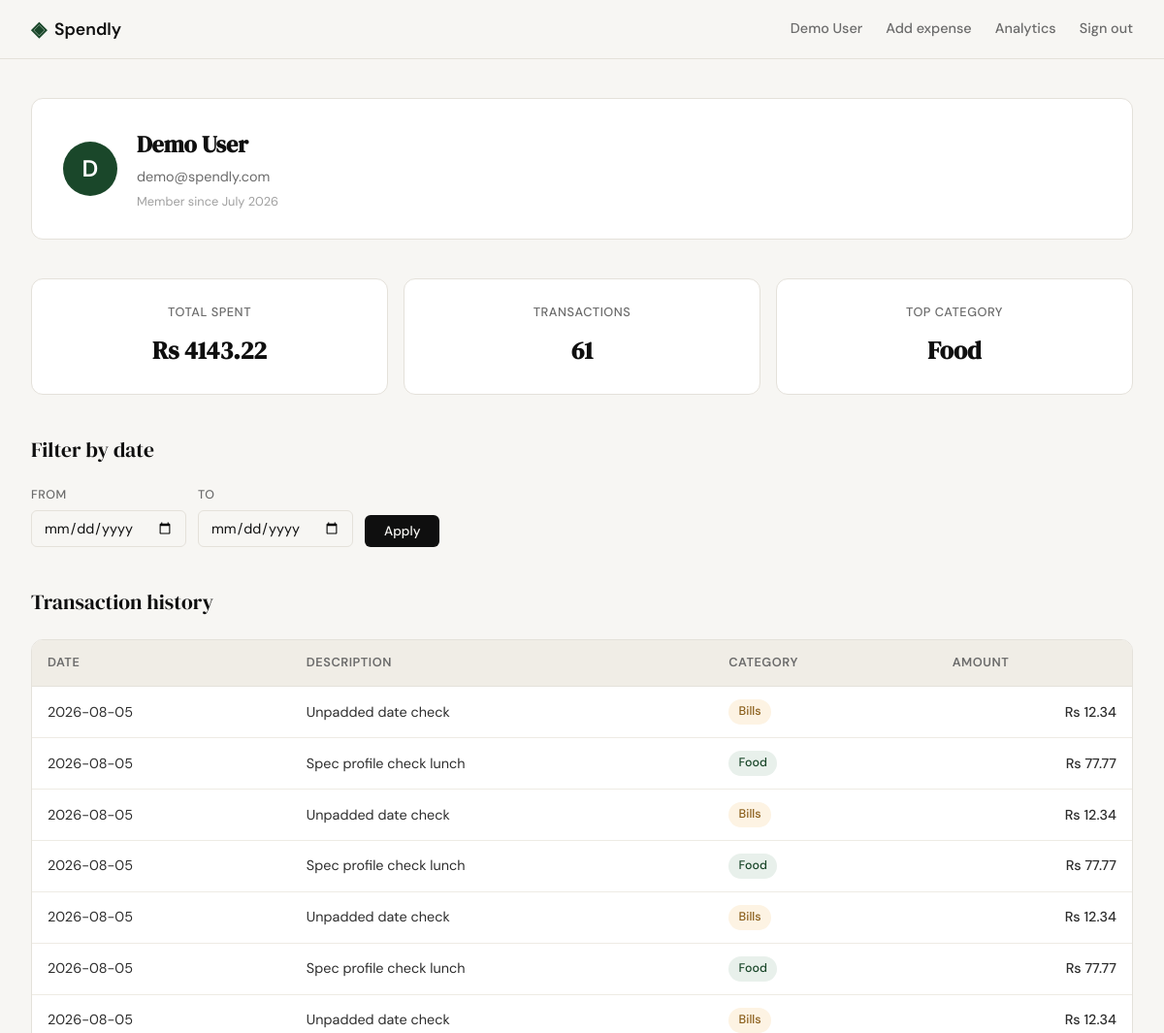
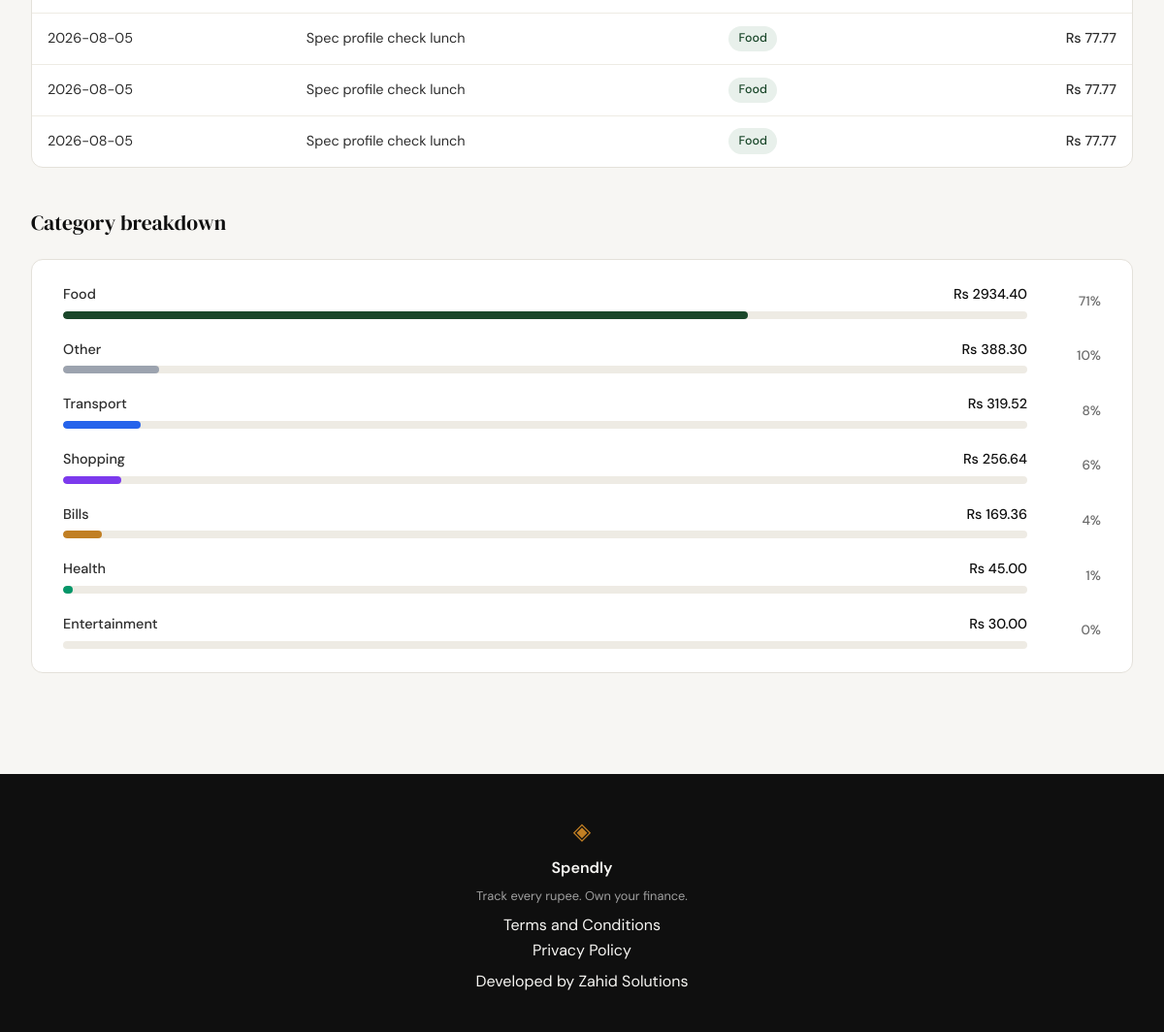
Screenshot of /profile (signed in) with the database file from the repository (2 pictures, top to bottom).
### tables this page shows
CREATE TABLE users (
                id INTEGER PRIMARY KEY AUTOINCREMENT,
                name TEXT NOT NULL,
                email TEXT UNIQUE NOT NULL,
                password_hash TEXT NOT NULL,
                created_at TEXT DEFAULT (datetime('now'))
            );

CREATE TABLE expenses (
                id INTEGER PRIMARY KEY AUTOINCREMENT,
                user_id INTEGER NOT NULL REFERENCES users(id),
                amount REAL NOT NULL,
                category TEXT NOT NULL,
                date TEXT NOT NULL,
                description TEXT,
                created_at TEXT DEFAULT (datetime('now'))
            );

### app.py (the view)
@app.route("/profile")
def profile():
    if not session.get("user_id"):
        return redirect(url_for("login"))
    user_id = session["user_id"]
    user = get_user_by_id(user_id)
    if user is None:
        session.clear()
        flash("User not found. Please sign in again.")
        return redirect(url_for("login"))
    user["initials"] = user["name"][0] if user["name"] else "?"
    raw_start = request.args.get("start_date")
    raw_end = request.args.get("end_date")
    start_date = _validate_date(raw_start)
    end_date = _validate_date(raw_end)
    stats = get_summary_stats(user_id, start_date, end_date)
    transactions = get_recent_transactions(user_id, start_date=start_date, end_date=end_date)
    raw_categories = get_category_breakdown(user_id, start_date, end_date)
    categories = [
        {"name": c["name"], "total": c["amount"], "percentage": c["pct"]}
        for c in raw_categories
    ]
    return render_template(
        "profile.html",
        user=user,
        stats=stats,
        transactions=transactions,
        categories=categories,
        filter_start=raw_start if start_date else "",
        filter_end=raw_end if end_date else "",
    )

### app.py (called while the page is built)
def _validate_date(date_str):
    if not date_str:
        return None
    try:
        return datetime.strptime(date_str, "%Y-%m-%d").strftime("%Y-%m-%d")
    except (ValueError, TypeError):
        return None

### database/db.py (called while the page is built)
def get_db():
    conn = sqlite3.connect(DB_PATH)
    conn.row_factory = sqlite3.Row
    conn.execute("PRAGMA foreign_keys = ON")
    return conn

### database/queries.py (called while the page is built)
def _apply_date_filter(sql, params, start_date, end_date):
    if start_date and end_date:
        sql += " AND date BETWEEN ? AND ?"
        params.extend([start_date, end_date])
    elif start_date:
        sql += " AND date >= ?"
        params.append(start_date)
    elif end_date:
        sql += " AND date <= ?"
        params.append(end_date)
    return sql, params

def get_recent_transactions(user_id, limit=10, start_date=None, end_date=None):
    db = get_db()
    try:
        sql = """
            SELECT date, description, category, amount
            FROM expenses
            WHERE user_id = ?
        """
        params = [user_id]
        sql, params = _apply_date_filter(sql, params, start_date, end_date)
        sql += " ORDER BY date DESC, id DESC LIMIT ?"
        params.append(limit)
        rows = db.execute(sql, params).fetchall()
        return [
            {
                "date": row["date"],
                "description": row["description"],
                "category": row["category"],
                "amount": row["amount"],
            }
            for row in rows
        ]
    finally:
        db.close()

### templates/profile.html (shortened to what this page needs)
{% extends "base.html" %}
{% block head %}
    <link rel="stylesheet" href="{{ url_for('static', filename='css/profile.css') }}">
{% endblock %}
{% block content %}
<div class="profile-container">
    <section class="profile-section profile-user-card">
        <div class="avatar-initials">{{ user.initials }}</div>
        <div class="user-details">
            <h1 class="user-name">{{ user.name }}</h1>
            <p class="user-email">{{ user.email }}</p>
            <p class="user-member-since">Member since {{ user.member_since }}</p>
        </div>
    </section>
    <section class="profile-section profile-stats">
        <div class="stat-card">
            <p class="stat-label">Total spent</p>
            <p class="stat-value">Rs {{ "%.2f"|format(stats.total_spent) }}</p>
        </div>
        <div class="stat-card">
            <p class="stat-label">Transactions</p>
            <p class="stat-value">{{ stats.transaction_count }}</p>
        </div>
        <div class="stat-card">
            <p class="stat-label">Top category</p>
            <p class="stat-value">{{ stats.top_category }}</p>
        </div>
    </section>
    <section class="profile-section">
        <h2 class="profile-section-title">Filter by date</h2>
        <form method="GET" action="{{ url_for('profile') }}" class="date-filter-form">
            <div class="date-filter-group">
                <label for="start_date">From</label>
                <input type="date" id="start_date" name="start_date"
                       value="{{ filter_start }}" class="date-input">
            </div>
            <div class="date-filter-group">
                <label for="end_date">To</label>
                <input type="date" id="end_date" name="end_date"
                       value="{{ filter_end }}" class="date-input">
            </div>
            <button type="submit" class="btn-primary filter-btn">Apply</button>
        </form>
    </section>
    <section class="profile-section">
        <h2 class="profile-section-title">Transaction history</h2>
        <div class="table-wrapper">
            <table class="profile-table">
                <thead>
                    <tr>
                        <th>Date</th>
                        <th>Description</th>
                        <th>Category</th>
                        <th class="col-amount">Amount</th>
                    </tr>
                </thead>
                <tbody>
                    {% for t in transactions %}
                    <tr>
                        <td>{{ t.date }}</td>
                        <td>{{ t.description }}</td>
                        <td><span class="badge badge-{{ t.category|lower }}">{{ t.category }}</span></td>
                        <td class="col-amount">Rs {{ "%.2f"|format(t.amount) }}</td>
                    </tr>
                    {% endfor %}
                </tbody>
            </table>
        </div>
    </section>
    <section class="profile-section">
        <h2 class="profile-section-title">Category breakdown</h2>
        <div class="category-breakdown">
            {% for c in categories %}
            <div class="category-row">
                <div class="category-header">
                    <span class="category-name">{{ c.name }}</span>
                    <span class="category-total">Rs {{ "%.2f"|format(c.total) }}</span>
                </div>
                <div class="category-bar-track">
                    <div class="category-bar cat-bar-{{ c.name|lower }}"
                         style="--bar-width: {{ c.percentage }}%"></div>
                </div>
                <span class="category-pct">{{ c.percentage }}%</span>
            </div>
            {% endfor %}
        </div>
    </section>
</div>
{% endblock %}

### templates/base.html (shortened to what this page needs)
<!DOCTYPE html>
<html lang="en">
<head>
    <link rel="stylesheet" href="{{ url_for('static', filename='css/style.css') }}">
    {% block head %}{% endblock %}
</head>
<body>
    <nav class="navbar">
        <div class="nav-inner">
            <a href="{{ url_for('landing') }}" class="nav-brand">
                <span class="brand-icon">◈</span>
                <span class="brand-name">Spendly</span>
            </a>
            <div class="nav-links">
                {% if session.user_id %}
                    <a href="{{ url_for('profile') }}" class="nav-user">{{ session.user_name }}</a>
                    <a href="{{ url_for('add_expense') }}"{% if request.endpoint == 'add_expense' %} class="active"{% endif %}>Add expense</a>
                    <a href="{{ url_for('analytics') }}"{% if request.endpoint == 'analytics' %} class="active"{% endif %}>Analytics</a>
                    <a href="{{ url_for('logout') }}">Sign out</a>
                {% else %}
                    <a href="{{ url_for('login') }}">Sign in</a>
                    <a href="{{ url_for('register') }}" class="nav-cta">Get started</a>
                {% endif %}
            </div>
        </div>
    </nav>
    <main class="main-content">
        {% block content %}{% endblock %}
    </main>
    <footer class="footer">
        <div class="footer-inner">
            <span class="brand-icon">◈</span>
            <span class="footer-name">Spendly</span>
            <p class="footer-copy">Track every rupee. Own your finance.</p>
            <div class="footer-links">
                <a href="/terms">Terms and Conditions</a><br>
                <a href="/privacy">Privacy Policy</a>
            </div>
            <p class="footer-developer">Developed by Zahid Solutions</p>
        </div>
    </footer>
</body>
</html>

### static/css/style.css (style rules this page uses)
:root { --ink: #0f0f0f; --ink-soft: #2d2d2d; --ink-muted: #6b6b6b; --ink-faint: #a0a0a0; --paper: #f7f6f3; --paper-warm: #f0ede6; --paper-card: #ffffff; --accent: #1a472a; --accent-light: #e8f0eb; --accent-2: #c17f24; --accent-2-light: #fdf3e3; --danger: #c0392b; --danger-light: #fdecea; --border: #e4e1da; --border-soft: #eeebe4; --font-display: 'DM Serif Display', Georgia, serif; --font-body: 'DM Sans', system-ui, sans-serif; --max-width: 1200px; --auth-width: 440px; --radius-sm: 6px; --radius-md: 12px; --radius-lg: 20px; }
*, *::before, *::after { box-sizing: border-box; margin: 0; padding: 0; }
html { font-size: 16px; scroll-behavior: smooth; }
body { background: var(--paper); color: var(--ink); font-family: var(--font-body); font-size: 1rem; line-height: 1.6; -webkit-font-smoothing: antialiased; }
a { color: inherit; text-decoration: none; }
.navbar { position: sticky; top: 0; z-index: 100; background: var(--paper); border-bottom: 1px solid var(--border); padding: 0 2rem; }
.nav-inner { max-width: var(--max-width); margin: 0 auto; height: 60px; display: flex; align-items: center; justify-content: space-between; }
.nav-brand { display: flex; align-items: center; gap: 0.5rem; font-family: var(--font-body); font-weight: 600; font-size: 1.1rem; color: var(--ink); }
.brand-icon { color: var(--accent); font-size: 1.3rem; }
.brand-name { color: var(--ink); }
.nav-links { display: flex; align-items: center; gap: 1.5rem; font-size: 0.9rem; font-weight: 500; }
.nav-links a { color: var(--ink-muted); transition: color 0.2s; }
.nav-user { font-size: 0.9rem; font-weight: 500; color: var(--ink-soft); }
.main-content { min-height: calc(100vh - 60px - 100px); }
.btn-primary { display: inline-block; background: var(--ink); color: var(--paper); padding: 0.65rem 1.5rem; border-radius: var(--radius-sm); font-family: var(--font-body); font-size: 0.9rem; font-weight: 500; cursor: pointer; border: none; transition: background 0.2s; text-decoration: none; }
.footer { background: var(--ink); color: var(--paper); padding: 2.5rem 2rem; text-align: center; }
.footer-inner { display: flex; flex-direction: column; align-items: center; gap: 0.4rem; }
.footer .brand-icon { color: var(--accent-2); font-size: 1.5rem; }
.footer-name { font-weight: 600; font-size: 1rem; }
.footer-copy { font-size: 0.8rem; color: var(--ink-faint); }

### rows the page displays
users: user_name "Demo User", name "Demo User", email "demo@spendly.com"
expenses: date "2026-08-05", description "Unpadded date check", category "Bills", amount "12.34"
expenses: date "2026-08-05", description "Spec profile check lunch", category "Food", amount "77.77"
expenses: date "2026-08-05", description "Unpadded date check", category "Bills", amount "12.34"
expenses: date "2026-08-05", description "Spec profile check lunch", category "Food", amount "77.77"
expenses: date "2026-08-05", description "Unpadded date check", category "Bills", amount "12.34"
expenses: date "2026-08-05", description "Spec profile check lunch", category "Food", amount "77.77"
expenses: date "2026-08-05", description "Unpadded date check", category "Bills", amount "12.34"
expenses: date "2026-08-05", description "Spec profile check lunch", category "Food", amount "77.77"
expenses: date "2026-08-05", description "Spec profile check lunch", category "Food", amount "77.77"
expenses: date "2026-08-05", description "Spec profile check lunch", category "Food", amount "77.77"
expenses: name "Health", total "45.00", percentage "1"
expenses: name "Entertainment", total "30.00", percentage "0"

### other values shown
{{ user.initials }} "D"
{{ user.member_since }} "July 2026"
{{ "%.2f"|format(stats.total_spent) }} "4143.22"
{{ stats.transaction_count }} "61"
{{ stats.top_category }} "Food"
{{ c.name }} "Food" "Other" "Transport" "Shopping" "Bills"
{{ "%.2f"|format(c.total) }} "2934.40" "388.30" "319.52" "256.64" "169.36"
{{ c.percentage }} "71" "10" "8" "6" "4"
